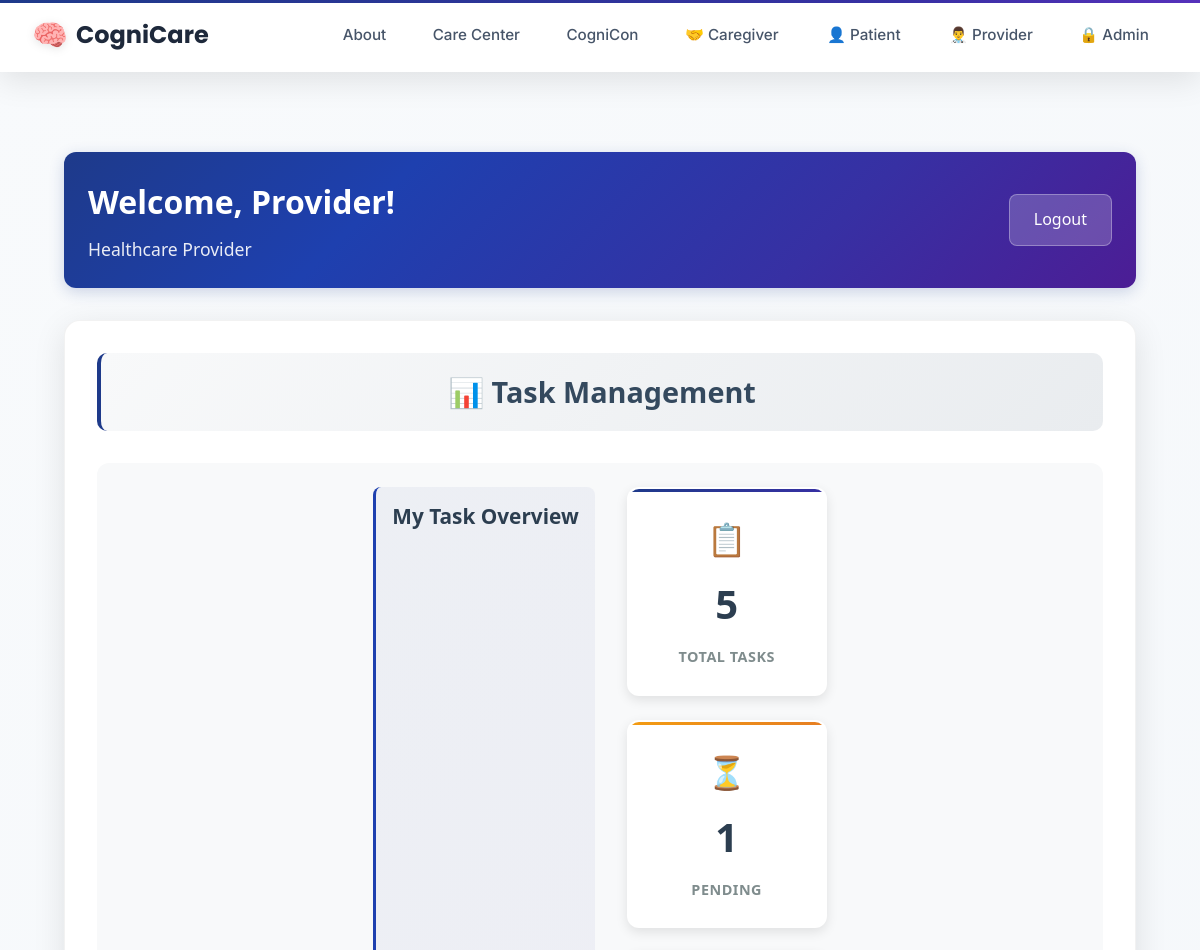
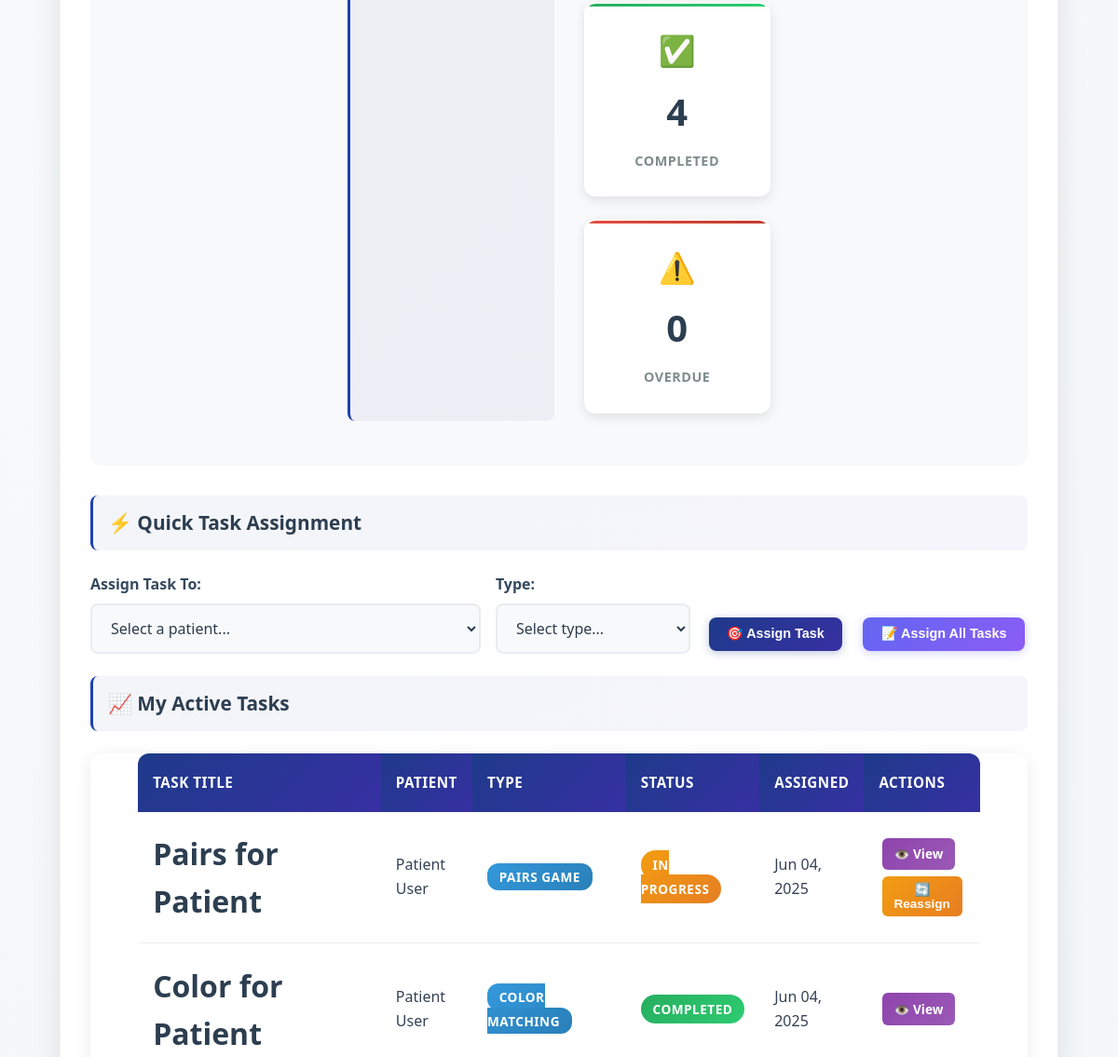
/provider-dashboard/ (signed in, upper part), run on an earlier commit of the app's database (2 pictures, top to bottom).
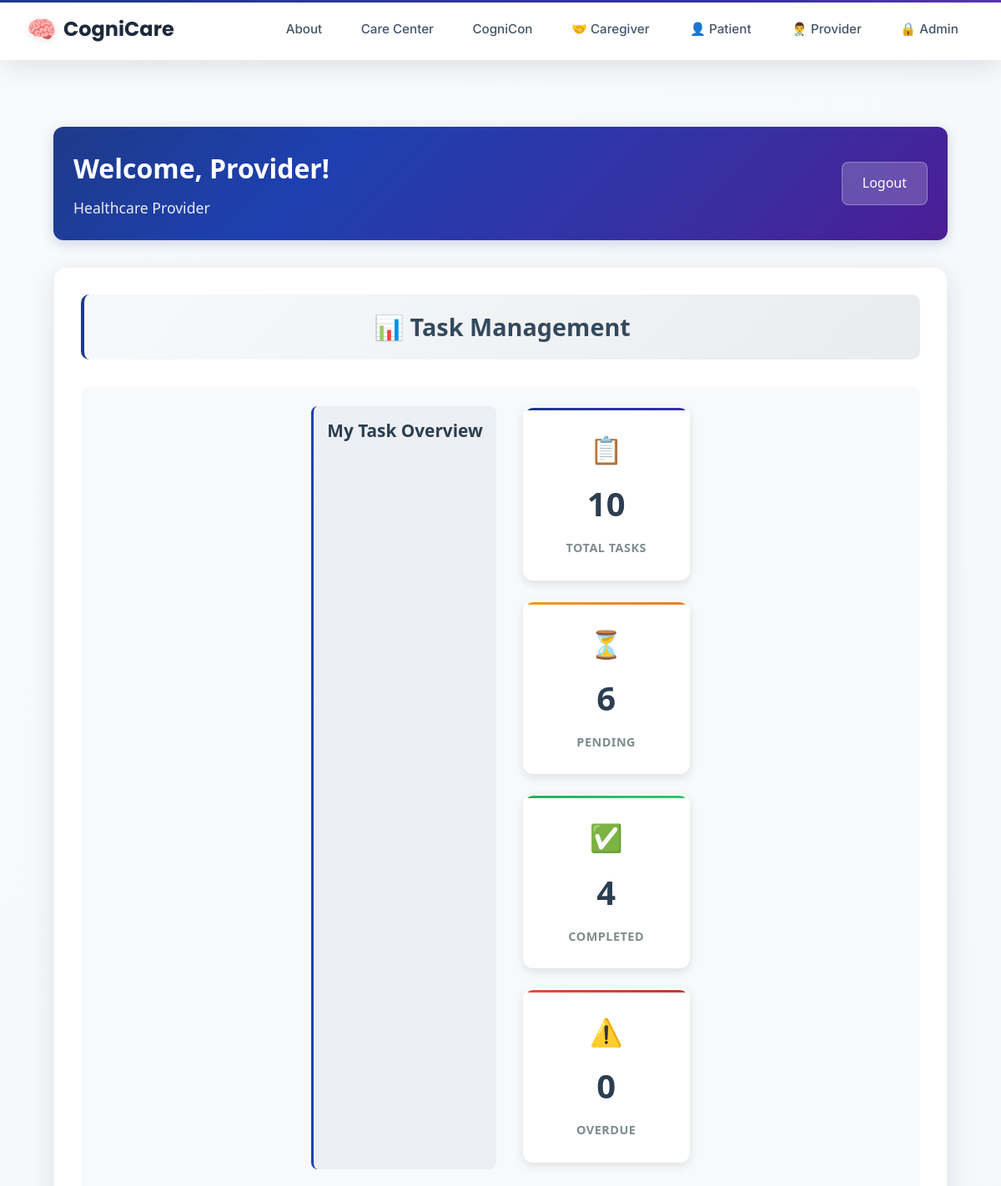
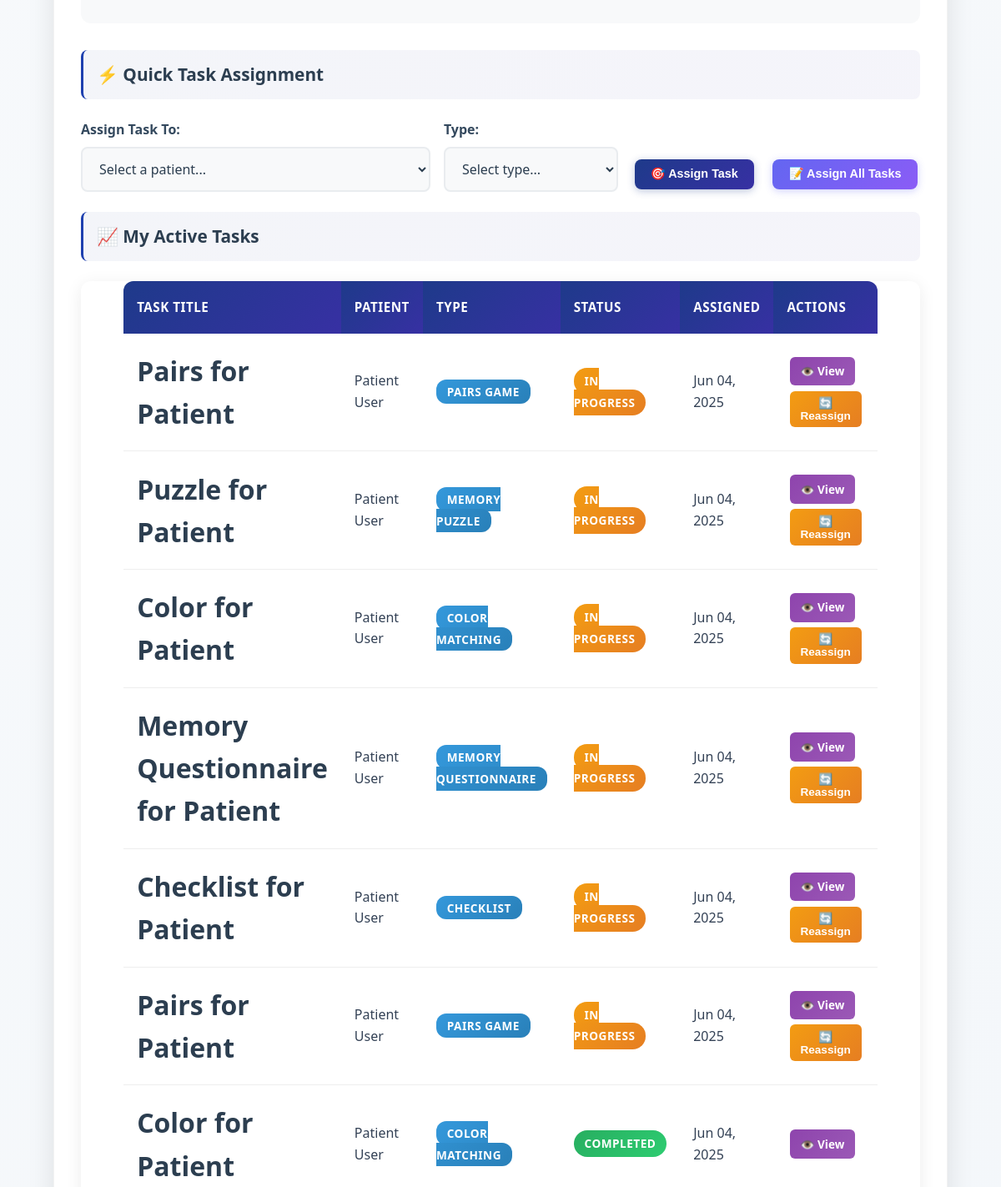
And on a later commit of the database (2 pictures, top to bottom).
### taskmanager/models.py (models this page shows, shortened)
class Task(models.Model):
    title = models.CharField(max_length=200)
    description = models.TextField(blank=True, null=True)
    task_type = models.CharField(max_length=50, choices=TASK_TYPES)
    assigned_by = models.ForeignKey(UserProfile, on_delete=models.CASCADE, related_name='assigned_tasks')
    assigned_to = models.ForeignKey(UserProfile, on_delete=models.CASCADE, related_name='received_tasks')
    status = models.CharField(max_length=20, choices=TASK_STATUS, default='assigned')
    created_at = models.DateTimeField(auto_now_add=True)
    assigned_at = models.DateTimeField(auto_now_add=True)
    due_date = models.DateTimeField(null=True, blank=True)
    completed_at = models.DateTimeField(null=True, blank=True)
    task_config = models.JSONField(default=dict, blank=True)
    class Meta:
        ordering = ['-created_at']

### users/models.py (models this page shows, shortened)
class UserProfile(models.Model):
    USER_TYPES = (
        ('admin', 'Administrator'),
        ('provider', 'Healthcare Provider'),
        ('caregiver', 'Caregiver'),
        ('patient', 'Patient'),
    )
    user = models.OneToOneField(User, on_delete=models.CASCADE, related_name='profile')
    user_type = models.CharField(max_length=20, choices=USER_TYPES)
    provider = models.ForeignKey('self', on_delete=models.SET_NULL, null=True, blank=True,
                                related_name='managed_patients', limit_choices_to={'user_type': 'provider'})
    patient = models.ForeignKey('self', on_delete=models.SET_NULL, null=True, blank=True,
                               related_name='caregivers', limit_choices_to={'user_type': 'patient'})
    linked_patients = models.ManyToManyField(
        'self',
        symmetrical=False,
        related_name='linked_caregivers',
        limit_choices_to={'user_type': 'patient'},
        blank=True,
        help_text="Patients this caregiver can access"
    )

### users/views.py (the view, shortened to what this page needs)
# urls.py: path('provider-dashboard/', views.provider_dashboard, name='provider_dashboard'),
@login_required
def provider_dashboard(request):
    if not hasattr(request.user, 'profile') or request.user.profile.user_type != 'provider':
        messages.error(request, 'You do not have permission to access the provider dashboard.')
        return redirect('home')
    provider_profile = request.user.profile
    patients = UserProfile.objects.filter(user_type='patient', provider=provider_profile)
    provider_patient_ids = patients.values_list('id', flat=True)
    caregivers = UserProfile.objects.filter(
        user_type='caregiver',
        patient__in=provider_patient_ids
    )
    task_statistics = get_provider_task_statistics(provider_profile)
    recent_tasks = Task.objects.filter(
        assigned_by=provider_profile
    ).select_related('assigned_to__user').order_by('-created_at')[:10]
    selected_patient = None
    patient_tasks = []
    context = {
        'user': request.user,
        'user_type': 'Healthcare Provider',
        'patients': patients,
        'caregivers': caregivers,
        'recent_tasks': recent_tasks,
        'task_types': TASK_TYPES,  # Use the constant directly
        **task_statistics,
        'selected_patient': selected_patient,
        'patient_tasks': patient_tasks,
    }
    return render(request, 'dashboards/provider_dashboard.html', context)

### taskmanager/views.py (called while the page is built)
def get_provider_task_statistics(provider_profile):
    provider_tasks = Task.objects.filter(assigned_by=provider_profile)
    return {
        'my_total_tasks': provider_tasks.count(),
        'my_pending_tasks': provider_tasks.filter(status__in=['assigned', 'in_progress']).count(),
        'my_completed_tasks': provider_tasks.filter(status='completed').count(),
        'my_overdue_tasks': provider_tasks.filter(status='overdue').count(),
    }

### templates/dashboards/provider_dashboard.html (shortened to what the changed rows need)
{% extends 'layouts/base.html' %}
{% block content %}
<div class="dashboard-container">
    <div class="dashboard-header">
        <div class="header-info">
    <h1>Welcome, {{ user.first_name }}!</h1>
        </div>
    </div>
    <div class="provider-dashboard">
        <div class="dashboard-section">
            <h2 class="section-title">📊 Task Management</h2>
            <div class="task-management-section">
                <div class="task-stats">
                    <div class="stats-grid">
                        <div class="stat-card total">
                            <div class="stat-icon">📋</div>
                            <span class="stat-number">{{ my_total_tasks|default:0 }}</span>
                            <span class="stat-label">Total Tasks</span>
                        </div>
                        <div class="stat-card pending">
                            <div class="stat-icon">⏳</div>
                            <span class="stat-number">{{ my_pending_tasks|default:0 }}</span>
                            <span class="stat-label">Pending</span>
                        </div>
                    </div>
                </div>
                <div class="active-tasks-section">
                    <div class="table-container">
                        <table class="enhanced-table">
                            <thead>
                                <tr>
                                    <th>Task Title</th>
                                    <th>Patient</th>
                                    <th>Type</th>
                                    <th>Status</th>
                                    <th>Assigned</th>
                                    <th>Actions</th>
                                </tr>
                            </thead>
                            <tbody>
                                {% if recent_tasks %}
                                    {% for task in recent_tasks %}
                                    <tr>
                                        <td class="task-title">{{ task.title }}</td>
                                        <td>{{ task.assigned_to.user.first_name }} {{ task.assigned_to.user.last_name }}</td>
                                        <td><span class="task-type-badge">{{ task.get_task_type_display }}</span></td>
                                        <td><span class="status-badge status-{{ task.status }}">{{ task.get_status_display }}</span></td>
                                        <td>{{ task.assigned_at|date:"M d, Y" }}</td>
                                        <td class="task-actions">
                                            <a href="{% url 'taskmanager:task_results' task.id %}" class="action-link view-link">👁️ View</a>
                                            {% if task.status != 'completed' %}
                                            <button type="button" onclick="reassignTask({{ task.id }})" class="action-link reassign-link">🔄 Reassign</button>
                                            {% endif %}
                                        </td>
                                    </tr>
                                    {% endfor %}
                                {% else %}
                                    <tr>
                                        <td colspan="6" class="no-tasks-row">📋 No tasks assigned yet</td>
                                    </tr>
                                {% endif %}
                            </tbody>
                        </table>
                    </div>
                </div>
            </div>
        </div>
    </div>
</div>
{% endblock %}

What changed in the data, as far as the page shows it:
added Task: title "Pairs for Patient", assigned_to.user.first_name "Patient", assigned_to.user.last_name "User", task_type "PAIRS GAME", status "IN PROGRESS", assigned_at "Jun 04, 2025"
added Task: title "Puzzle for Patient", assigned_to.user.first_name "Patient", assigned_to.user.last_name "User", task_type "MEMORY PUZZLE", status "IN PROGRESS", assigned_at "Jun 04, 2025"
added Task: title "Color for Patient", assigned_to.user.first_name "Patient", assigned_to.user.last_name "User", task_type "COLOR MATCHING", status "IN PROGRESS", assigned_at "Jun 04, 2025"
added Task: title "Memory Questionnaire for Patient", assigned_to.user.first_name "Patient", assigned_to.user.last_name "User", task_type "MEMORY QUESTIONNAIRE", status "IN PROGRESS", assigned_at "Jun 04, 2025"
added Task: title "Checklist for Patient", assigned_to.user.first_name "Patient", assigned_to.user.last_name "User", task_type "CHECKLIST", status "IN PROGRESS", assigned_at "Jun 04, 2025"
Also different on the page:
{{ my_total_tasks|default:0 }}: "5" → "10"
{{ my_pending_tasks|default:0 }}: "1" → "6"
